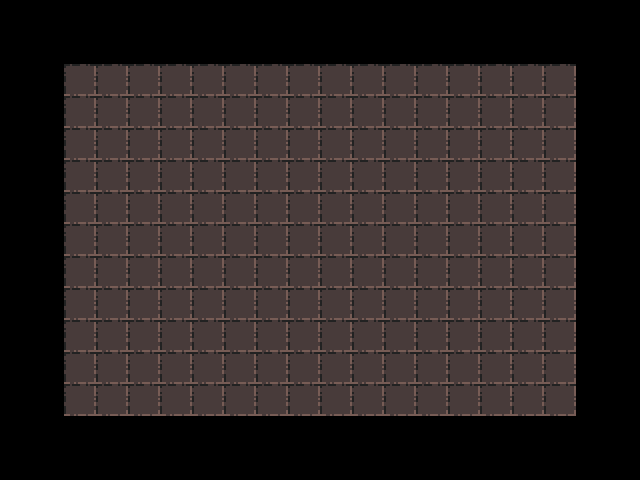

This is a level from a 2D game, rendered from its Tiled map with the project's own tilesets. A one-line summary and the complete map file follow:
An orthogonal 20x15 tile map with 32x32 px tiles, 2 tile layers (layer1, layer2).

<map version="1.9" tiledversion="1.9.2" orientation="orthogonal" renderorder="right-up" width="20" height="15" tilewidth="32" tileheight="32" infinite="0" nextlayerid="3" nextobjectid="1">
 <tileset firstgid="1" source="0x72_DungeonTilesetII_v2.tsx" />
 <layer id="1" name="layer1" width="20" height="15">
  <data encoding="csv">
0,0,0,0,0,0,0,0,0,0,0,0,0,0,0,0,0,0,0,0,
0,0,0,0,0,0,0,0,0,0,0,0,0,0,0,0,0,0,0,0,
0,0,130,130,130,130,130,130,130,130,130,130,130,130,130,130,130,130,0,0,
0,0,130,130,130,130,130,130,130,130,130,130,130,130,130,130,130,130,0,0,
0,0,130,130,130,130,130,130,130,130,130,130,130,130,130,130,130,130,0,0,
0,0,130,130,130,130,130,130,130,130,130,130,130,130,130,130,130,130,0,0,
0,0,130,130,130,130,130,130,130,130,130,130,130,130,130,130,130,130,0,0,
0,0,130,130,130,130,130,130,130,130,130,130,130,130,130,130,130,130,0,0,
0,0,130,130,130,130,130,130,130,130,130,130,130,130,130,130,130,130,0,0,
0,0,130,130,130,130,130,130,130,130,130,130,130,130,130,130,130,130,0,0,
0,0,130,130,130,130,130,130,130,130,130,130,130,130,130,130,130,130,0,0,
0,0,130,130,130,130,130,130,130,130,130,130,130,130,130,130,130,130,0,0,
0,0,130,130,130,130,130,130,130,130,130,130,130,130,130,130,130,130,0,0,
0,0,0,0,0,0,0,0,0,0,0,0,0,0,0,0,0,0,0,0,
0,0,0,0,0,0,0,0,0,0,0,0,0,0,0,0,0,0,0,0
</data>
 </layer>
 <layer id="2" name="layer2" width="20" height="15">
  <data encoding="csv">
0,0,0,0,0,0,0,0,0,0,0,0,0,0,0,0,0,0,0,0,
0,0,0,0,0,0,0,0,0,0,0,0,0,0,0,0,0,0,0,0,
0,0,0,0,0,0,0,0,0,0,0,0,0,0,0,0,0,0,0,0,
0,0,0,0,0,0,0,0,0,0,0,0,0,0,0,0,0,0,0,0,
0,0,0,0,0,0,0,0,0,0,0,0,0,0,0,0,0,0,0,0,
0,0,0,0,0,0,0,0,0,0,0,0,0,0,0,0,0,0,0,0,
0,0,0,0,0,0,0,0,0,0,0,0,0,0,0,0,0,0,0,0,
0,0,0,0,0,0,0,0,0,0,0,0,0,0,0,0,0,0,0,0,
0,0,0,0,0,0,0,0,0,0,0,0,0,0,0,0,0,0,0,0,
0,0,0,0,0,0,0,0,0,0,0,0,0,0,0,0,0,0,0,0,
0,0,0,0,0,0,0,0,0,0,0,0,0,0,0,0,0,0,0,0,
0,0,0,0,0,0,0,0,0,0,0,0,0,0,0,0,0,0,0,0,
0,0,0,0,0,0,0,0,0,0,0,0,0,0,0,0,0,0,0,0,
0,0,0,0,0,0,0,0,0,0,0,0,0,0,0,0,0,0,0,0,
0,0,0,0,0,0,0,0,0,0,0,0,0,0,0,0,0,0,0,0
</data>
 </layer>
</map>